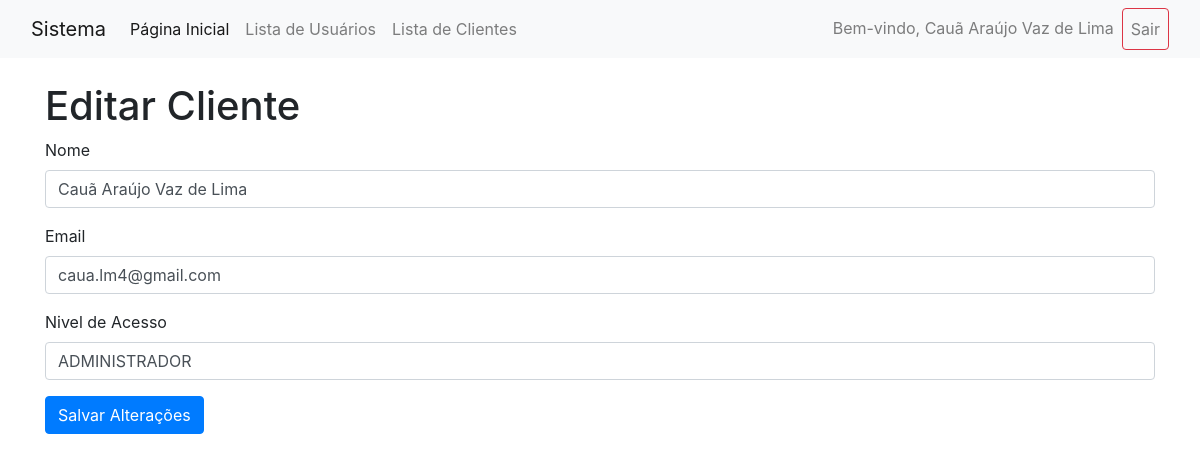
Page /cadastro_cliente/editar_usuarios.php?id=1 (signed in) on the committed database.
### tables this page shows
CREATE TABLE `usuarios` (
  `id` int NOT NULL AUTO_INCREMENT,
  `nome` varchar(100) NOT NULL,
  `email` varchar(100) NOT NULL,
  `senha` varchar(255) NOT NULL,
  `nivel_acesso` varchar(255) NOT NULL,
  PRIMARY KEY (`id`),
  UNIQUE KEY `email` (`email`)
);

### cadastro_cliente/editar_usuarios.php (the view, shortened to what this page needs)
<?php
include 'conexao.php';
include 'menu.php';
$id = $_GET['id'];
$usuarios = $conn->prepare("SELECT * FROM usuarios WHERE id = ?");
$usuarios->execute([$id]);
$usuarios = $usuarios->fetch(PDO::FETCH_ASSOC);
?>
<!DOCTYPE html>
<html lang="pt-br">
<head>
  <link rel="stylesheet" href="https://maxcdn.bootstrapcdn.com/bootstrap/4.5.2/css/bootstrap.min.css">
</head>
<body>
  <div class="container">
    <h1 class="mt-4">Editar Cliente</h1>
    <form method="POST" enctype="multipart/form-data">
      <div class="form-group">
        <label for="nome">Nome</label>
        <input type="text" class="form-control" name="nome" value="<?= htmlspecialchars($usuarios['nome']) ?>" required>
      </div>
      <div class="form-group">
        <label for="email">Email</label>
        <input type="email" class="form-control" name="email" value="<?= htmlspecialchars($usuarios['email']) ?>"
          required>
      </div>
      <div class="form-group">
        <label for="nivel_acesso">Nivel de Acesso</label>
        <input type="text" class="form-control" name="nivel_acesso"
          value="<?= htmlspecialchars($usuarios['nivel_acesso']) ?>" required>
      </div>
      <button type="submit" class="btn btn-primary">Salvar Alterações</button>
    </form>
  </div>
</body>
</html>

### rows in the picture
usuarios: nome "Cauã Araújo Vaz de Lima", email "caua.lm4@gmail.com", nivel_acesso "ADMINISTRADOR"

### other values in the picture
$_SESSION['nome_usuario'] "Cauã Araújo Vaz de Lima"
